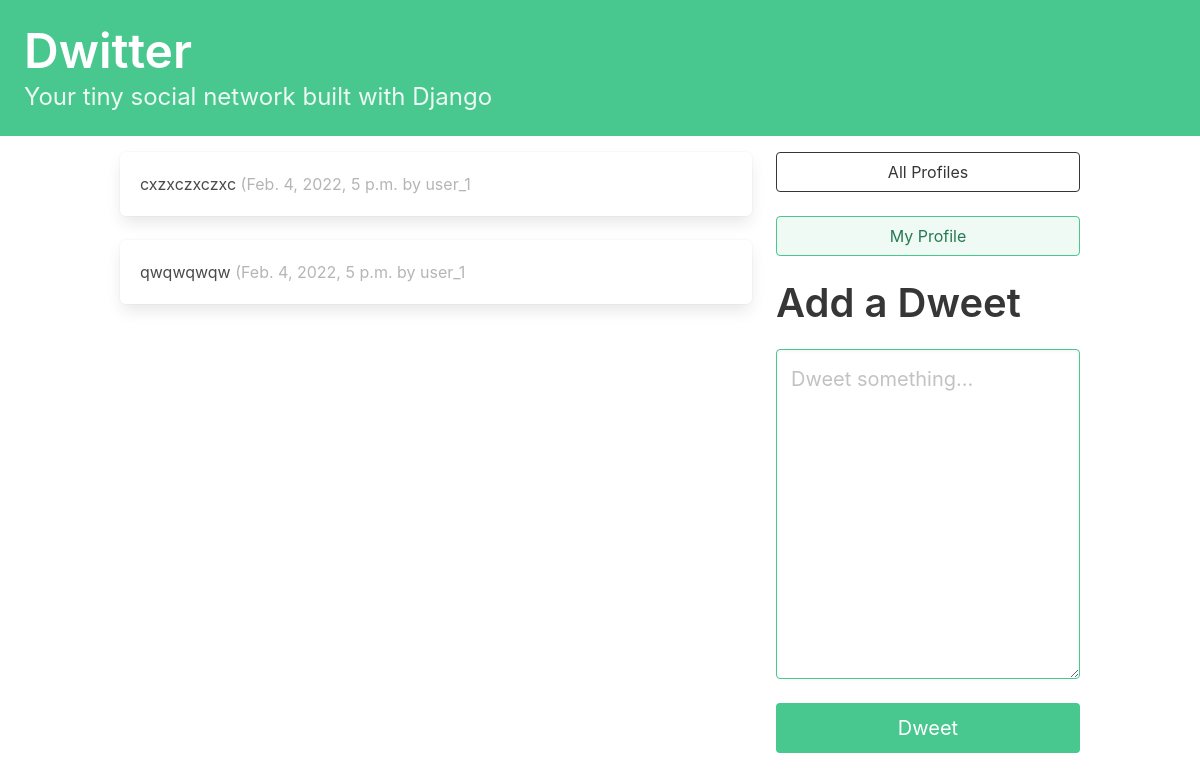
Before: / (signed in) with the older database file.
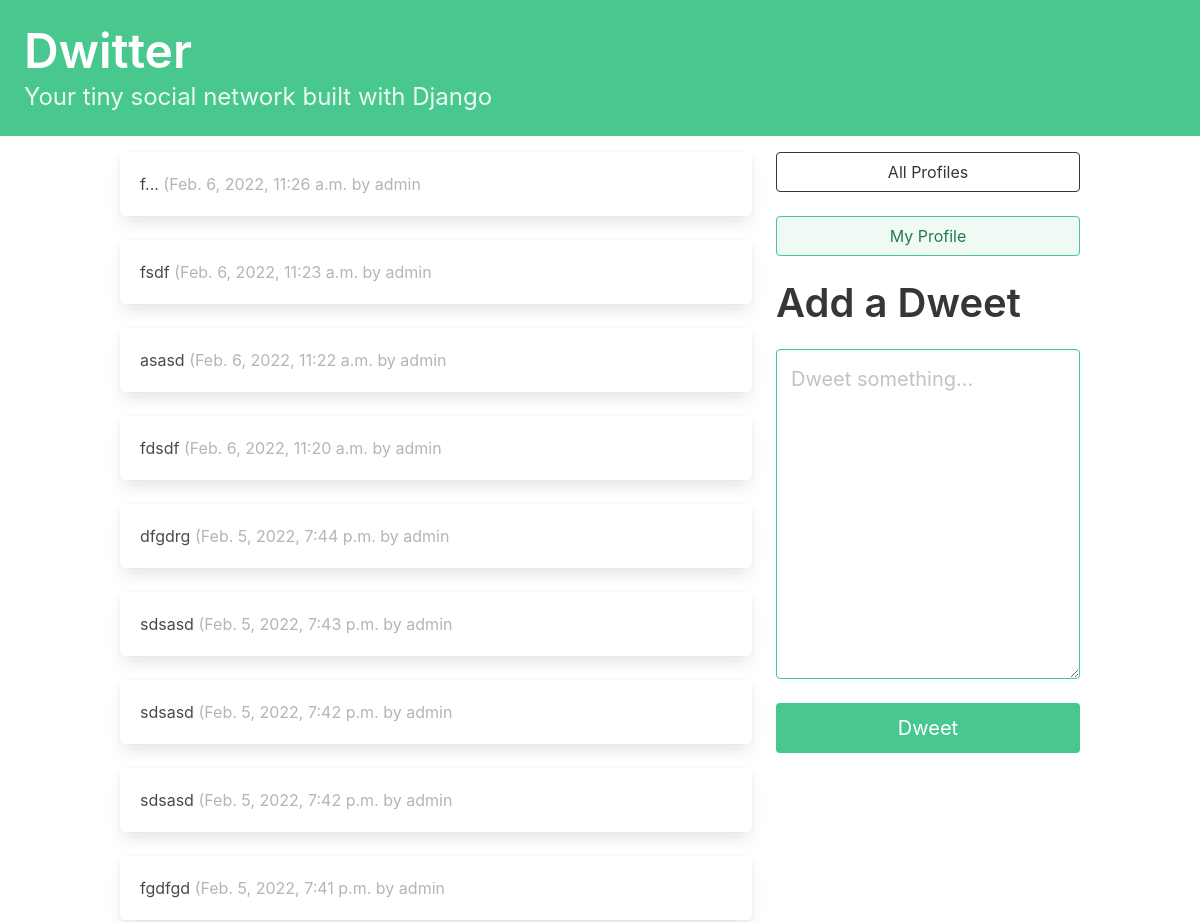
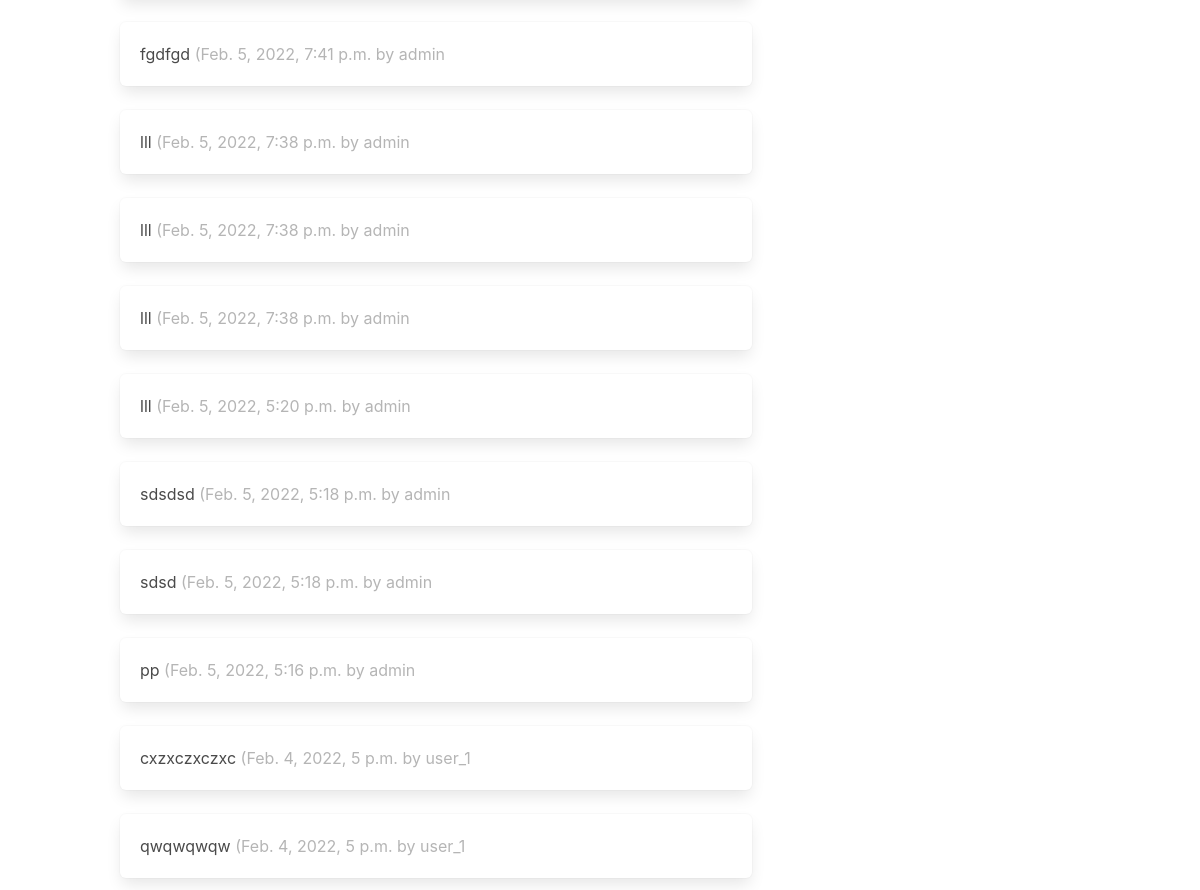
After: the same page with the newer database file (2 pictures, top to bottom).
### dwitter/models.py (models this page shows, shortened)
class Dweet(models.Model):
    user = models.ForeignKey(
        User, related_name="dweets", on_delete=models.DO_NOTHING
    )
    body = models.CharField(max_length=140)
    created_at = models.DateTimeField(auto_now_add=True)

### dwitter/views.py (the view)
# urls.py: path("", dashboard, name="dashboard"),
def dashboard(request):
    if not request.user.is_authenticated:
        return redirect('dwitter:login')
    form = DweetForm(request.POST or None)
    if request.method == "POST":
        if form.is_valid():
            dweet = form.save(commit=False)
            dweet.user = request.user
            dweet.save()
            return redirect("dwitter:dashboard")
    followed_dweets = Dweet.objects.filter(
        user__profile__in=request.user.profile.follows.all()
    ).order_by("-created_at")
    return render(
        request,
        "dwitter/dashboard.html",
        {"form": form, "dweets": followed_dweets},
    )

### dwitter/forms.py
class DweetForm(forms.ModelForm):
    body = forms.CharField(
        required=True,
        widget=forms.widgets.Textarea(
            attrs={
                "placeholder": "Dweet something...",
                "class": "textarea is-success is-medium",
            }
        ),
        label="",
    )
    class Meta:
        model = Dweet
        exclude = ("user",)

### dwitter/templates/dwitter/dashboard.html (shortened to what this page needs)
{% extends 'base.html' %}
{% block content %}
    <div class="column">
        {% for dweet in dweets %}
            <div class="box">
                {{ dweet.body }}
                <span class="is-small has-text-grey-light">
            ({{ dweet.created_at }} by {{ dweet.user.username }}
        </span>
            </div>
        {% endfor %}
    </div>
    <div class="column is-one-third">
        <div class="block">
            <a href="{% url 'dwitter:profile_list' %} ">
                <button class="button is-dark is-outlined is-fullwidth">
                    All Profiles
                </button>
            </a>
        </div>
        <div class="block">
            <a href="{% url 'dwitter:profile' request.user.profile.id %} ">
                <button class="button is-success is-light is-outlined is-fullwidth">
                    My Profile
                </button>
            </a>
        </div>
        <div class="block">
            <div class="block">
                <h2 class="title is-2">Add a Dweet</h2>
            </div>
            <div class="block">
                <form method="post">
                    {{ form.as_p }}
                    <button class="button is-success is-fullwidth is-medium mt-5"
                            type="submit">Dweet
                    </button>
                </form>
            </div>
        </div>
    </div>
{% endblock content %}

### dwitter/templates/base.html (shortened to what this page needs)
<!DOCTYPE html>
<html lang="en">
<head>
    <link rel="stylesheet"
          href="https://cdn.jsdelivr.net/npm/bulma@0.9.3/css/bulma.min.css">
</head>
<body>
<a href="{% url 'dwitter:dashboard' %} ">
    <section class="hero is-small is-success mb-4">
        <div class="hero-body">
            <h1 class="title is-1">Dwitter</h1>
            <p class="subtitle is-4">
                Your tiny social network built with Django
            </p>
        </div>
    </section>
</a>
<div class="container">
    <div class="columns">
        {% block content %}
        {% endblock content %}
    </div>
</div>
</body>
</html>

Changed rows visible on the page:
added Dweet: body "f...", created_at "Feb. 6, 2022, 11:26 a.m.", user.username "admin"
added Dweet: body "fsdf", created_at "Feb. 6, 2022, 11:23 a.m.", user.username "admin"
added Dweet: body "asasd", created_at "Feb. 6, 2022, 11:22 a.m.", user.username "admin"
added Dweet: body "fdsdf", created_at "Feb. 6, 2022, 11:20 a.m.", user.username "admin"
added Dweet: body "dfgdrg", created_at "Feb. 5, 2022, 7:44 p.m.", user.username "admin"
added Dweet: body "sdsasd", created_at "Feb. 5, 2022, 7:43 p.m.", user.username "admin"
added Dweet: body "sdsasd", created_at "Feb. 5, 2022, 7:42 p.m.", user.username "admin"
added Dweet: body "sdsasd", created_at "Feb. 5, 2022, 7:42 p.m.", user.username "admin"
added Dweet: body "fgdfgd", created_at "Feb. 5, 2022, 7:41 p.m.", user.username "admin"
added Dweet: body "fgdfgd", created_at "Feb. 5, 2022, 7:41 p.m.", user.username "admin"
added Dweet: body "lll", created_at "Feb. 5, 2022, 7:38 p.m.", user.username "admin"
added Dweet: body "lll", created_at "Feb. 5, 2022, 7:38 p.m.", user.username "admin"
added Dweet: body "lll", created_at "Feb. 5, 2022, 7:38 p.m.", user.username "admin"
added Dweet: body "lll", created_at "Feb. 5, 2022, 5:20 p.m.", user.username "admin"
added Dweet: body "sdsdsd", created_at "Feb. 5, 2022, 5:18 p.m.", user.username "admin"
added Dweet: body "sdsd", created_at "Feb. 5, 2022, 5:18 p.m.", user.username "admin"
added Dweet: body "pp", created_at "Feb. 5, 2022, 5:16 p.m.", user.username "admin"
